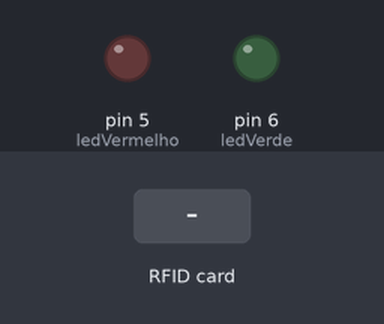
This sketch was run on a simulated Arduino Uno, built for the host (arithmetic inside an expression is 32-bit, double 64-bit). Shown: output pins drawn as LEDs (lit = HIGH). Inputs (shaded band) come from the test bench. WiFi joins after 1.5 s; servers stay silent unless stated; uploads are accepted with an empty reply; what the sketch prints to the serial monitor is not drawn.

Above: at 1.2 s.
1.3 s: RFID card 5E 7A 19 C4 held to the reader
Timing chart, 0 to 4.7 s (numbered marks = the images above; inputs shaded):
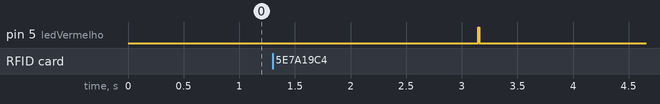

Measured:
- after the input at 1.3 s, pin 5 (ledVermelho): LOW → HIGH after 1.8 s, → LOW 0.01 s later

The sketch:

RequestWithEthernetShield.ino
```cpp
#include <SPI.h>
#include <Ethernet.h>
#include <MFRC522.h>

#define SS_PIN 8
#define RST_PIN 9
MFRC522 mfrc522(SS_PIN, RST_PIN);

byte mac[] = { 0xDE, 0xAD, 0xBE, 0xEF, 0xFE, 0xED };

EthernetClient client;

int    HTTP_PORT   = 80;
String HTTP_METHOD = "GET";
char   HOST_NAME[] = "192.168.0.100";
String PATH_NAME   = "/testKey";
String queryStringKey = "?key=";
String queryStringLock = "&lock=";

int ledVerde = 6;
int ledVermelho = 5;

void setup() {
  Serial.begin(9600);


  Serial.println("Aproxime o seu cartao do leitor...");
  Serial.println();
  pinMode(ledVerde, OUTPUT);
  pinMode(ledVermelho, OUTPUT);
}

void loop() {
  SPI.begin();
  mfrc522.PCD_SoftPowerUp();
  mfrc522.PCD_Init();
  if ( ! mfrc522.PICC_IsNewCardPresent())
  {
    return;
  }
  if ( ! mfrc522.PICC_ReadCardSerial())
  {
    return;
  }

  String Key = "";
  for (byte i = 0; i < mfrc522.uid.size; i++)
  {
    Serial.print(mfrc522.uid.uidByte[i] < 0x10 ? " 0" : " ");
    Serial.print(mfrc522.uid.uidByte[i], HEX);
    Key.concat(String(mfrc522.uid.uidByte[i] < 0x10 ? " 0" : " "));
    Key.concat(String(mfrc522.uid.uidByte[i], HEX));
  }
  Key.toUpperCase();
  Serial.println(Key);

  mfrc522.PCD_SoftPowerDown();
  if (Ethernet.begin(mac) == 0) {
    Serial.println("Failed to obtaining an IP address using DHCP");
    while (true);
  }

  if (client.connect(HOST_NAME, HTTP_PORT)) {
    Serial.println("Connected to server");


    client.println(HTTP_METHOD + " " + PATH_NAME + queryStringKey + Key.substring(1) + queryStringLock + "01" + " HTTP/1.1");
    client.println("Host: " + String(HOST_NAME));
    client.println("Connection: close");
    client.println();

    String readHTTPRequest = "";

    while (client.connected()) {
      if (client.available()) {
        char c = client.read();
        Serial.print(c);
        readHTTPRequest += String(c);
      }
    }

    client.stop();

    if (readHTTPRequest == "true") {
      Serial.print("Welcome");
      digitalWrite(ledVerde, HIGH);
      delay(10);
      digitalWrite(ledVerde, LOW);
    } else {
      Serial.print("Access Denied");
      digitalWrite(ledVermelho, HIGH);
      delay(10);
      digitalWrite(ledVermelho, LOW);
    }

    Serial.println("disconnected");
  } else {
    Serial.println("connection failed");
  }
}
```
